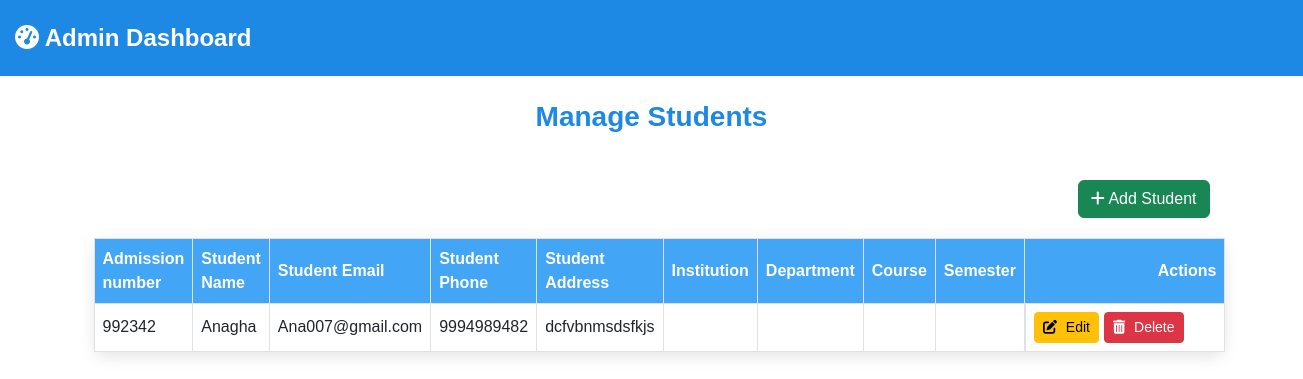
Before: /myapp/manage_student with the older database file.
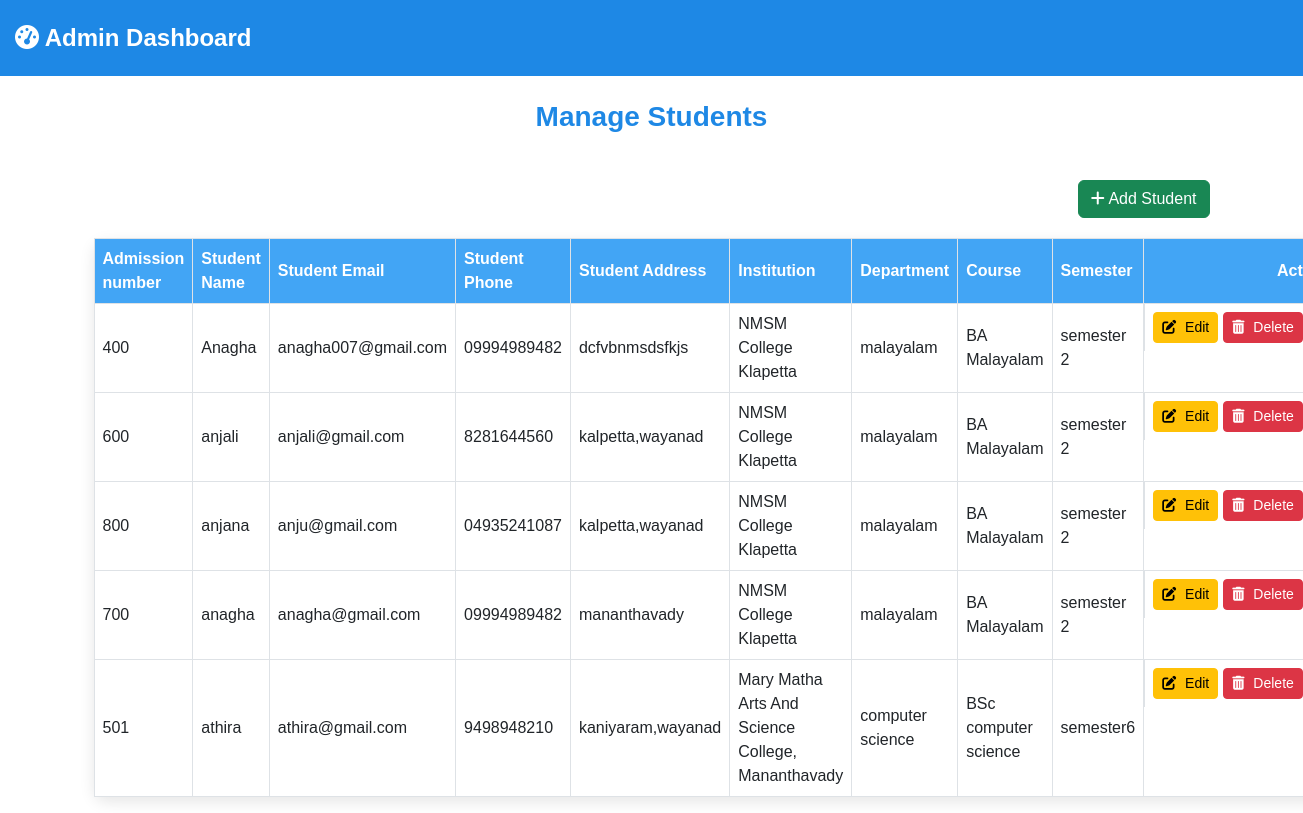
After: the same page with the newer database file.
### myapp/models.py (models this page shows)
class student_model(models.Model):
    LOGIN_ID = models.ForeignKey(login_model, on_delete=models.CASCADE, null=True, blank=True)
    institution_id = models.ForeignKey(institution_model, on_delete=models.CASCADE, null=True, blank=True)
    SEMID = models.ForeignKey(sem_model, on_delete=models.CASCADE, null=True, blank=True)
    addmission_number = models.CharField(max_length=100, null=True, blank=True)
    student_name = models.CharField(max_length=100, null=True, blank=True)
    student_email = models.CharField(max_length=100, null=True, blank=True)
    student_phone = models.CharField(max_length=100, null=True, blank=True)
    student_address = models.CharField(max_length=100, null=True, blank=True)

class sem_model(models.Model):
    course_id = models.ForeignKey(course_model, on_delete=models.CASCADE, null=True, blank=True)
    semester_name = models.CharField(max_length=100, null=True, blank=True)

class course_model(models.Model):
    dep_id = models.ForeignKey(department_model, on_delete=models.CASCADE, null=True, blank=True)
    course_name = models.CharField(max_length=100, null=True, blank=True)
    course_code = models.CharField(max_length=100, null=True, blank=True)
    course_credit = models.CharField(max_length=100, null=True, blank=True)

class department_model(models.Model):
    institution_id = models.ForeignKey(institution_model, on_delete=models.CASCADE, null=True, blank=True)
    department_name = models.CharField(max_length=100, null=True, blank=True)

class institution_model(models.Model):
    institution_name = models.CharField(max_length=100, null=True, blank=True)
    institution_address = models.CharField(max_length=100, null=True, blank=True)
    institution_contact = models.CharField(max_length=100, null=True, blank=True)
    institution_email = models.CharField(max_length=100, null=True, blank=True)
    institution_accreditation = models.CharField(max_length=100, null=True, blank=True)

### myapp/views.py (the view)
# urls.py: path('manage_student', managestudents.as_view(), name='manage_student'),
class managestudents(View):
    def get(self, request):
        c=student_model.objects.all()
        return render(request, 'administrator/manage_student.html', {'data': c})

### templates/administrator/manage_student.html (shortened to what this page needs)
<!DOCTYPE html>
<html lang="en">
<head>
    <link href="https://cdnjs.cloudflare.com/ajax/libs/font-awesome/5.15.3/css/all.min.css" rel="stylesheet">
    <link href="https://cdn.jsdelivr.net/npm/bootstrap@5.3.0/dist/css/bootstrap.min.css" rel="stylesheet">
<head>
    <link href="https://cdn.jsdelivr.net/npm/bootstrap@5.3.0/dist/css/bootstrap.min.css" rel="stylesheet">
</head>
<body>
    <nav class="navbar navbar-light">
        <a class="navbar-brand" href="/adminhome">
            <i class="fas fa-tachometer-alt"></i> Admin Dashboard
        </a>
    </nav>
    <div class="container mt-4">
        <div class="d-flex justify-content-center align-items-center mb-3">
            <h3>Manage Students</h3>
        </div>
        <div class="add-btn-container">
            <a href="/view_addstudents" class="btn btn-success">
                <i class="fas fa-plus"></i> Add Student
            </a>
        </div>
        <table class="table table-bordered">
            <thead>
                <tr>
                    <th>Admission number</th>
                    <th>Student Name</th>
                    <th>Student Email</th>
                    <th>Student Phone</th>
                    <th>Student Address</th>
                    <th>Institution</th>
                    <th>Department</th>
                    <th>Course</th>
                    <th>Semester</th>
                    <th class="text-end">Actions</th>
                </tr>
            </thead>
            <tbody>
                {% for i in data %}
                <tr>
                    <td>{{ i.addmission_number }}</td>
                    <td>{{ i.student_name }}</td>
                    <td>{{ i.student_email }}</td>
                    <td>{{ i.student_phone }}</td>
                    <td>{{ i.student_address }}</td>
                    <td>{{ i.SEMID.course_id.dep_id.institution_id.institution_name }}</td>
                    <td>{{ i.SEMID.course_id.dep_id.department_name }}</td>
                    <td>{{ i.SEMID.course_id.course_name }}</td>
                    <td>{{ i.SEMID.semester_name }}</td>
                    <td class="text-end action-btns">
                        <a href="/view_editstudents/{{ i.id }}" class="btn btn-warning btn-sm edit-btn">
                            <i class="fas fa-edit"></i> Edit
                        </a>
                        <a href="/deletestu/{{ i.id }}" class="btn btn-danger btn-sm delete-btn" onclick="return confirm('Are you sure you want to delete this student?');">
                            <i class="fas fa-trash-alt"></i> Delete
                        </a>
                    </td>
                </tr>
                {% endfor %}
            </tbody>
        </table>
    </div>
</body>
</html>

Changed rows visible on the page:
removed student_model: addmission_number "992342", student_name "Anagha", student_email "Ana007@gmail.com", student_phone "9994989482", student_address "dcfvbnmsdsfkjs"
added student_model: addmission_number "400", student_name "Anagha", student_email "anagha007@gmail.com", student_phone "09994989482", student_address "dcfvbnmsdsfkjs", SEMID.course_id.dep_id.institution_id.institution_name "NMSM College Klapetta", SEMID.course_id.dep_id.department_name "malayalam", SEMID.course_id.course_name "BA Malayalam", SEMID.semester_name "semester 2"
added student_model: addmission_number "600", student_name "anjali", student_email "anjali@gmail.com", student_phone "8281644560", student_address "kalpetta,wayanad", SEMID.course_id.dep_id.institution_id.institution_name "NMSM College Klapetta", SEMID.course_id.dep_id.department_name "malayalam", SEMID.course_id.course_name "BA Malayalam", SEMID.semester_name "semester 2"
added student_model: addmission_number "800", student_name "anjana", student_email "anju@gmail.com", student_phone "04935241087", student_address "kalpetta,wayanad", SEMID.course_id.dep_id.institution_id.institution_name "NMSM College Klapetta", SEMID.course_id.dep_id.department_name "malayalam", SEMID.course_id.course_name "BA Malayalam", SEMID.semester_name "semester 2"
added student_model: addmission_number "700", student_name "anagha", student_email "anagha@gmail.com", student_phone "09994989482", student_address "mananthavady", SEMID.course_id.dep_id.institution_id.institution_name "NMSM College Klapetta", SEMID.course_id.dep_id.department_name "malayalam", SEMID.course_id.course_name "BA Malayalam", SEMID.semester_name "semester 2"
added student_model: addmission_number "501", student_name "athira", student_email "athira@gmail.com", student_phone "9498948210", student_address "kaniyaram,wayanad", SEMID.course_id.dep_id.institution_id.institution_name "Mary Matha Arts And Science College, Mananthavady", SEMID.course_id.dep_id.department_name "computer science", SEMID.course_id.course_name "BSc computer science", SEMID.semester_name "semester6"
